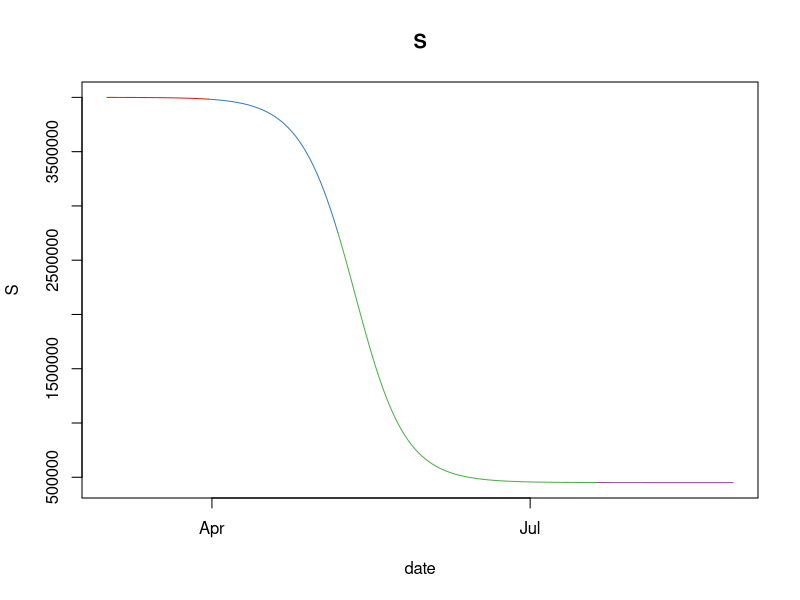
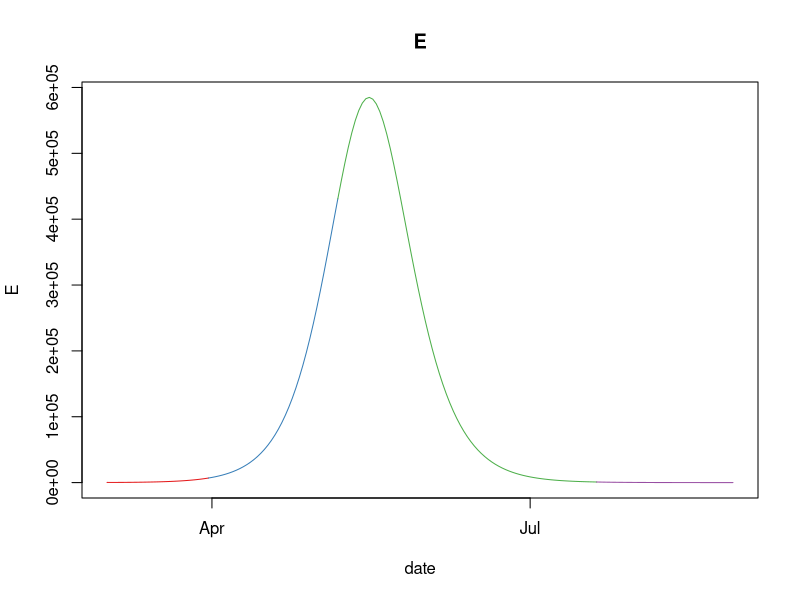
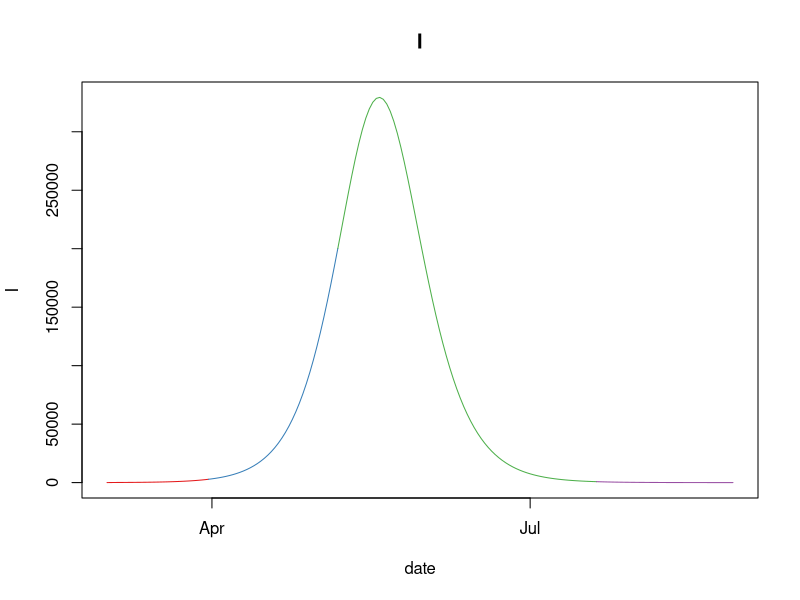
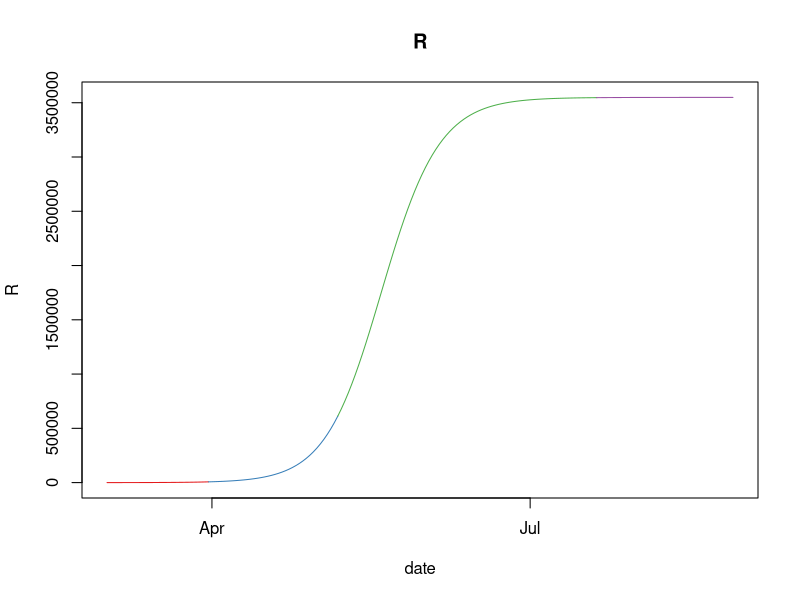
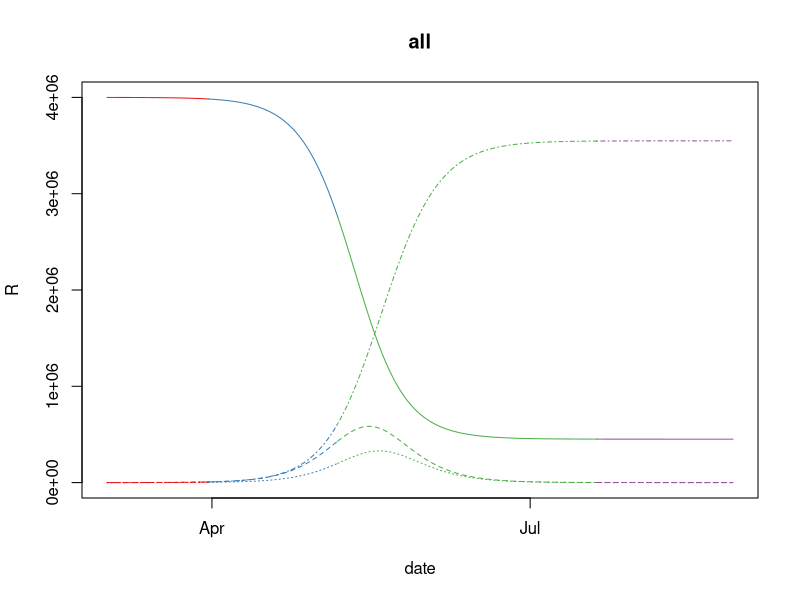

The R script that drew these images, in order:
library(deSolve)
library(RColorBrewer)

seirgen <- function(date, S0, E0, I0, R0, beta, gamma, sigma) {
  out <- ode(
    times = seq_len(length(date)),
    y = c(S = S0, E = E0, I = I0, R = R0),
    parms = c(N = N, beta = beta, gamma = gamma, sigma = sigma, dtstep = 1),
    method = "euler",
    func = function(t, y, parms) {
      with(as.list(c(y, parms)), {
        dS <- dtstep * (-beta * ((S * I) / N))
        dE <- dtstep * (beta * ((S * I) / N) - sigma * E)
        dI <- dtstep * (sigma * E - gamma * I)
        dR <- dtstep * (gamma * I)
        list(c(dS, dE, dI, dR))
      })
    }
  )
  colnames(out)[1] <- "date"
  out <- as.data.frame(out)
  out$date <- date
  out
}

colors <- brewer.pal(9, name = "Set1")
types <- c("S", "E", "I", "R")
phases <- c(
  as.Date("2020-03-02"),
  # no lockdown
  as.Date("2020-03-31"),
  # lockdown
  as.Date("2020-05-07"),
  # no lockdown
  as.Date("2020-07-20"),
  # summer vacation
  as.Date("2020-08-28")
)
betas <- c(
  0.7938187,
  0.7938187,
  0.7938187,
  0.7938187
)

allphases <- seq.Date(phases[1], phases[length(phases)], 1)
N <- 4000000
R0 <- 0
I0 <- 14
E0 <- 20 * I0
S0 <- N - E0 - I0 - R0
gamma <- 0.33
sigma <- 0.19

simulateds <- list()
for (i in 1:(length(phases) - 1)) {
  from <- phases[i]
  to <- phases[i + 1]
  beta <- betas[i]

  date <- seq.Date(from, to, 1)
  simulated <- seirgen(date, S0, E0, I0, R0, beta, gamma, sigma)

  simulateds[[i]] <- simulated

  # Starting parameters for the next iteration equal the final values for the current simulated run,
  # since the next simulated phase should pick up where the current one left off.
  R0 <- simulated[nrow(simulated), "R"]
  I0 <- simulated[nrow(simulated), "I"]
  E0 <- simulated[nrow(simulated), "E"]
  S0 <- N - E0 - I0 - R0
}

for (type in types) {
  min <- min(unlist(lapply(simulateds, function(s) min(s[, type]))))
  max <- max(unlist(lapply(simulateds, function(s) max(s[, type]))))
  plot(allphases, rep(0, length(allphases)), main = type, xlab = "date", ylab = type, ylim = c(min, max), type = "n", cex = 0.5)

  for (i in seq_len(length(simulateds))) {
    simulated <- simulateds[[i]]
    color <- colors[i]
    lines(simulated$date, simulated[, type], col = color)
  }
}

plot(allphases, rep(0, length(allphases)), main = "all", xlab = "date", ylab = type, ylim = c(0, N), type = "n", cex = 0.5)

for (t in 1:4) {
  type <- types[t]
  for (i in seq_len(length(simulateds))) {
    simulated <- simulateds[[i]]
    color <- colors[i]
    lines(simulated$date, simulated[, type], col = color, lty = t)
  }
}
